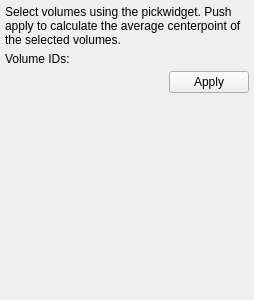
<?xml version="1.0" encoding="UTF-8"?>
<ui version="4.0">
 <class>MyPanel1</class>
 <widget class="QWidget" name="MyPanel1">
  <property name="geometry">
   <rect>
    <x>0</x>
    <y>0</y>
    <width>254</width>
    <height>300</height>
   </rect>
  </property>
  <property name="windowTitle">
   <string>Form</string>
  </property>
  <layout class="QGridLayout" name="gridLayout">
   <property name="margin">
    <number>5</number>
   </property>
   <property name="spacing">
    <number>5</number>
   </property>
   <item row="0" column="0">
    <widget class="QLabel" name="label">
     <property name="text">
      <string>Select volumes using the pickwidget. Push apply to calculate the average centerpoint of the selected volumes.</string>
     </property>
     <property name="wordWrap">
      <bool>true</bool>
     </property>
    </widget>
   </item>
   <item row="1" column="0">
    <layout class="QHBoxLayout" name="horizontalLayout">
     <item>
      <widget class="QLabel" name="label_2">
       <property name="text">
        <string>Volume IDs:</string>
       </property>
      </widget>
     </item>
     <item>
      <widget class="QWidget" name="pwContainer" native="true">
       <property name="sizePolicy">
        <sizepolicy hsizetype="Expanding" vsizetype="Preferred">
         <horstretch>0</horstretch>
         <verstretch>0</verstretch>
        </sizepolicy>
       </property>
      </widget>
     </item>
    </layout>
   </item>
   <item row="2" column="0">
    <layout class="QHBoxLayout" name="horizontalLayout_2">
     <property name="spacing">
      <number>5</number>
     </property>
     <item>
      <spacer name="horizontalSpacer">
       <property name="orientation">
        <enum>Qt::Horizontal</enum>
       </property>
       <property name="sizeHint" stdset="0">
        <size>
         <width>128</width>
         <height>20</height>
        </size>
       </property>
      </spacer>
     </item>
     <item>
      <widget class="QPushButton" name="pushButton">
       <property name="text">
        <string>Apply</string>
       </property>
      </widget>
     </item>
    </layout>
   </item>
   <item row="3" column="0">
    <spacer name="verticalSpacer">
     <property name="orientation">
      <enum>Qt::Vertical</enum>
     </property>
     <property name="sizeHint" stdset="0">
      <size>
       <width>20</width>
       <height>0</height>
      </size>
     </property>
    </spacer>
   </item>
  </layout>
 </widget>
 <resources/>
 <connections/>
</ui>
